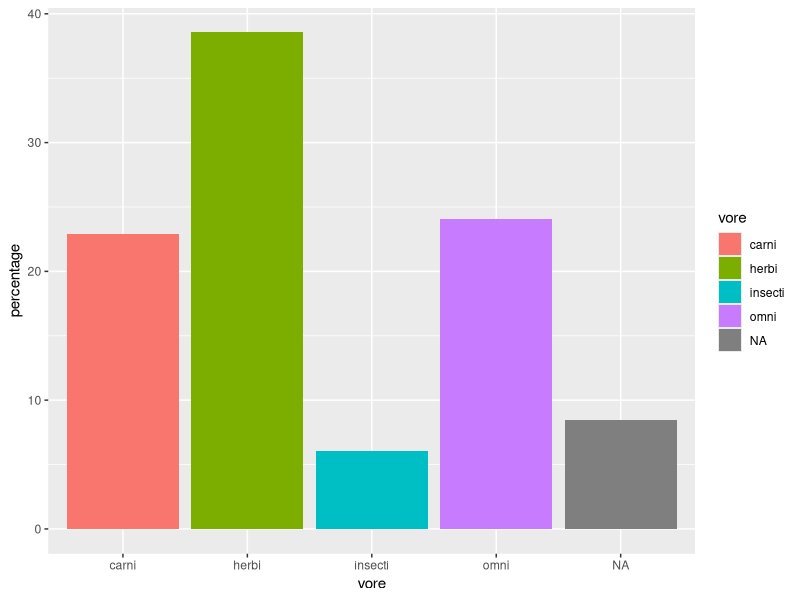
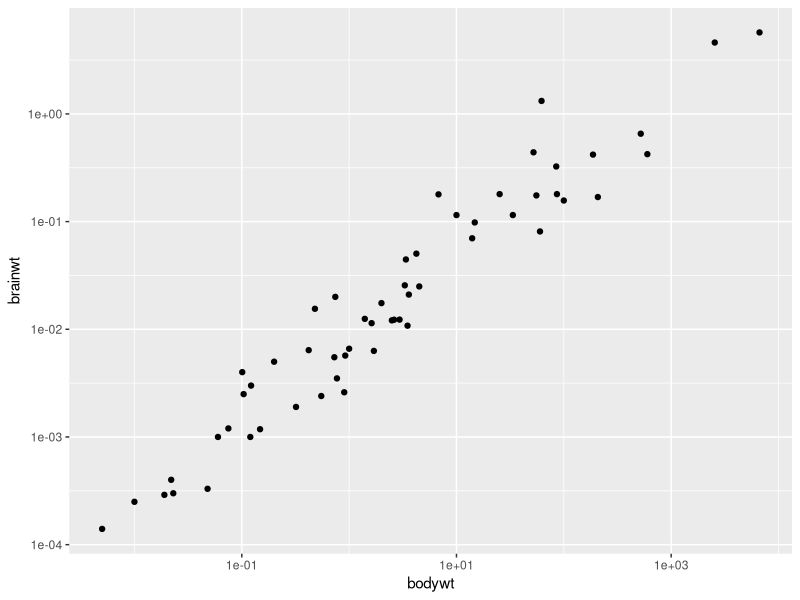

These figures' R source, in order:
## ---- chunk 1
knitr::opts_chunk$set(echo = TRUE)

library(dplyr)
library(ggplot2)

## ---- chunk 2
# load msleep dataset
data("msleep")

# look over msleep dataset
str(msleep)

# if any missing value
any(is.na(msleep)) 

## ---- chunk 3
# find out the pecentage of each type of vore
vore_count <- msleep %>% 
  group_by(vore) %>% 
  summarize(n=n()) %>% 
  mutate(percentage = n/sum(n) * 100)

print(vore_count)

# Visualization for bar chart
ggplot(vore_count, aes(vore, percentage, fill = vore)) + 
  geom_bar(stat = "identity")


## ---- chunk 4
# Extract data for omnivores. Find its mean sleep_total
msleep %>% 
  filter(vore =='omni') %>% 
  summarise(mean(sleep_total))

## ---- chunk 5
# Show a scatterplot between bodywt and brainwt
ggplot(msleep) + geom_point(aes(bodywt, brainwt)) +
  scale_x_log10() +
  scale_y_log10() 

## ---- chunk 6
# transform bodywt, brainwt
log_bw <- log10(msleep$bodywt)
log_brainwt <- log10(msleep$brainwt)

# Calculate Pearson's coefficient
# ignore any NA values: `use = "complete.obs"`
correlation <- cor(log_bw, log_brainwt, use = "complete.obs") 

# result
correlation

## ---- chunk 7
# Calculate mean and standard deviation of sleep_total
mean_sleep_total <- mean(msleep$sleep_total)
sd_sleep_total <- sd(msleep$sleep_total)

# Identify outliers
outliers <- msleep %>%
  filter(abs(sleep_total - mean_sleep_total) > 1.5 * sd_sleep_total)

# Display the name and sleep_total of outliers
select(outliers, name, sleep_total)

